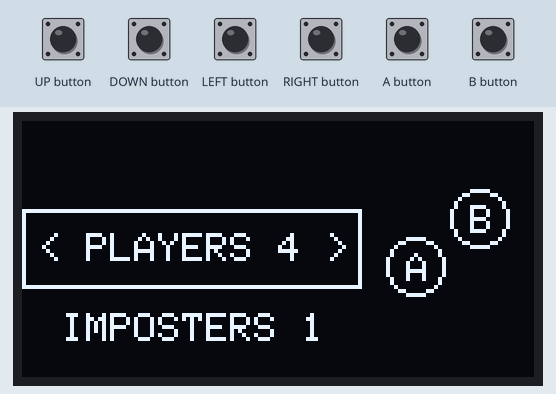
Simulated run of this program. Board: Arduboy, built with avr-gcc and run on an emulated ATmega32U4. Shown: 128×64 one-colour display. The test bench sets the inputs (shaded band). Random numbers use the default seed unless the program sets one.

Above: at 1.2 s.
1.3 s: DOWN button pressed for 0.15 s
At 1.6 s:
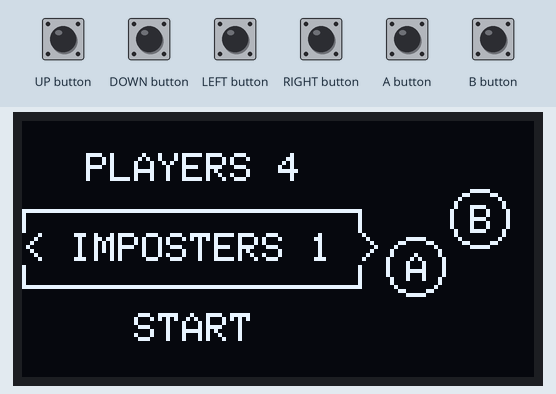
2.9 s: DOWN button pressed for 1 s
At 4.0 s:
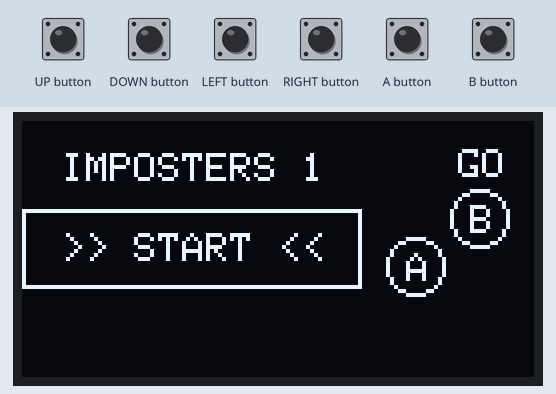
5.4 s: B button pressed for 1 s
At 6.1 s:
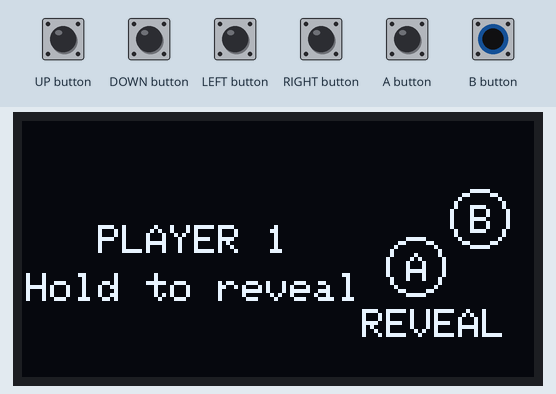
7.9 s: A button pressed for 0.15 s
9.6 s: A button pressed for 1 s
At 10.6 s:
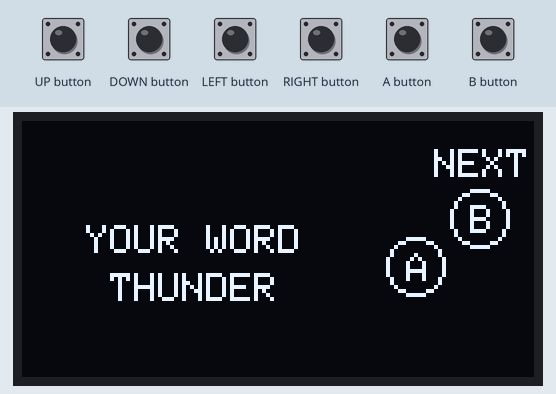
12.1 s: B button pressed for 0.15 s
Timing chart, 0 to 14.8 s (numbered marks = the images above; inputs shaded):
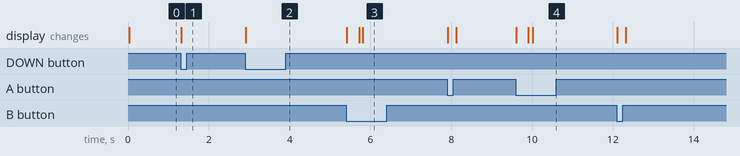

The program:

main.cpp
```cpp
#include <Arduboy2.h>

ARDUBOY_NO_USB;
Arduboy2 arduboy;

#include "settings.h"
#include "reveals.h"
#include "play.h"

Phase phase = Phase::Settings;

Settings settings;
Reveals reveals;
Play play;

// Initialize a phase as we transition into it.
static void enter(Phase next) {
    switch (next) {
        case Phase::Settings:
            settings.reset();
            break;
        case Phase::Reveals:
            reveals.begin(settings.players, settings.imposters);
            break;
        case Phase::Play:
            play.begin(reveals.playerCount, reveals.imposterCount,
                       reveals.wordIndex, reveals.isImposter);
            break;
    }
    phase = next;
}

void setup() {
    arduboy.boot();
    arduboy.setFrameRate(60);
    arduboy.initRandomSeed();

    btn::init();
    settings.reset();
}

void loop() {
    if (!arduboy.nextFrame()) return;

    arduboy.pollButtons();
    arduboy.clear();

    Phase next = phase;
    switch (phase) {
        case Phase::Settings: next = settings.tick(); break;
        case Phase::Reveals:  next = reveals.tick();  break;
        case Phase::Play:     next = play.tick();     break;
    }

    if (next != phase) enter(next);

    arduboy.display();
}
```

global.h
```cpp
#pragma once

#include <Arduboy2.h>

extern Arduboy2 arduboy;

/// 16-bit fractional type
/// 0000 0000 0000 0001 * 2^8 = 1 pixel
using f16 = int16_t;

using p8 = int8_t;

/// The three high-level phases of the game.
/// Each phase struct exposes a `tick()` that renders itself and
/// returns the phase that should run on the next frame.
enum class Phase : uint8_t {
    Settings, ///< Configure players / imposters (drum roll picker)
    Reveals,  ///< Pass-and-play role reveal (hold-to-fill circle)
    Play,     ///< Discussion + answer reveal
};
```

play.h
```cpp
#pragma once
#include "global.h"
#include "settings.h"
#include "ui.h"
#include "words.h"

/**
 * Play phase: everyone has their role, so now they talk it out.
 *
 * A running clock is shown to time the discussion. Pressing A reveals the
 * answer (the secret word and which players were imposters); pressing B starts
 * a fresh round back at the settings picker.
 */
struct Play {
    uint8_t playerCount = 0;
    uint8_t imposterCount = 0;
    uint8_t wordIndex = 0;
    bool isImposter[MAX_PLAYERS] = {};

    bool answerShown = false;
    uint16_t frames = 0;

    void begin(uint8_t players, uint8_t imposters, uint8_t word, const bool* imposterFlags) {
        playerCount = players;
        imposterCount = imposters;
        wordIndex = word;
        answerShown = false;
        frames = 0;
        for (uint8_t i = 0; i < MAX_PLAYERS; i++) isImposter[i] = imposterFlags[i];
        btn::resetHold();
    }

    Phase tick() {
        frames++;
        return answerShown ? tickAnswer() : tickDiscuss();
    }

private:
    Phase tickDiscuss() {
        // Vertically centered content (size 1 to fit in left 2/3)
        printCentered(18, "DISCUSS");
        printCentered(30, "Who is faking?");

        // Discussion clock (frames @ 60 fps -> mm:ss).
        uint16_t secs = frames / 60;
        char buf[8];
        snprintf(buf, sizeof(buf), "%u:%02u", secs / 60, secs % 60);
        printCentered(42, buf);

        uint8_t result = btn::tick("REVEAL", "NEW");
        if (result == 1) {
            answerShown = true;
            btn::resetHold();
        } else if (result == 2) {
            return Phase::Settings;
        }
        return Phase::Play;
    }

    Phase tickAnswer() {
        // Vertically centered content (size 1 to fit in left 2/3)
        char word[9];
        copyWord(word, wordIndex);
        printCentered(18, "THE WORD WAS");
        printCentered(30, word);

        // List the imposter player numbers, e.g. "IMPOSTERS: 2 5".
        char buf[22];
        int n = snprintf(buf, sizeof(buf), "IMPOSTER%s:", imposterCount > 1 ? "S" : "");
        for (uint8_t i = 0; i < playerCount && n < (int)sizeof(buf); i++) {
            if (isImposter[i]) {
                n += snprintf(buf + n, sizeof(buf) - n, " %u", i + 1);
            }
        }
        printCentered(42, buf);

        uint8_t result = btn::tick(nullptr, "NEW");
        if (result == 2) {
            return Phase::Settings;
        }
        return Phase::Play;
    }
};
```

reveals.h
```cpp
#pragma once
#include "global.h"
#include "settings.h"
#include "ui.h"
#include "words.h"

/**
 * Reveals phase: the device is passed around the table. Each player holds A
 * to fill the pie wheel and reveal their role; they then hold B to pass
 * to the next player.
 */
struct Reveals {
    enum class Sub : uint8_t { Hold, Reveal };

    uint8_t playerCount = 0;
    uint8_t imposterCount = 0;
    uint8_t current = 0; ///< 0-based index of the player taking their turn
    uint8_t wordIndex = 0;
    bool isImposter[MAX_PLAYERS] = {};
    Sub sub = Sub::Hold;

    void begin(uint8_t players, uint8_t imposters) {
        playerCount = players;
        imposterCount = imposters;
        current = 0;
        sub = Sub::Hold;
        btn::resetHold();

        wordIndex = random(WORD_COUNT);

        for (uint8_t i = 0; i < MAX_PLAYERS; i++) isImposter[i] = false;
        uint8_t assigned = 0;
        while (assigned < imposters) {
            uint8_t r = random(players);
            if (!isImposter[r]) {
                isImposter[r] = true;
                assigned++;
            }
        }
    }

    Phase tick() {
        switch (sub) {
            case Sub::Hold:   return tickHold();
            case Sub::Reveal: return tickReveal();
        }
        return Phase::Reveals;
    }

private:
    Phase tickHold() {
        // Vertically centered content (size 1 to fit in left 2/3)
        char buf[16];
        snprintf(buf, sizeof(buf), "PLAYER %u", current + 1);
        printCentered(26, buf);
        printCentered(38, "Hold to reveal");

        uint8_t result = btn::tick("REVEAL", nullptr);
        if (result == 1) {
            sub = Sub::Reveal;
            btn::resetHold();
        }
        return Phase::Reveals;
    }

    Phase tickReveal() {
        // Vertically centered content (size 1 to fit in left 2/3)
        if (isImposter[current]) {
            printCentered(26, "YOU ARE THE");
            printCentered(38, "IMPOSTER");
        } else {
            char word[9];
            copyWord(word, wordIndex);
            printCentered(26, "YOUR WORD");
            printCentered(38, word);
        }

        bool last = (current + 1 >= playerCount);

        uint8_t result = btn::tick(nullptr, last ? "START" : "NEXT");
        if (result == 2) {
            current++;
            if (current >= playerCount) {
                return Phase::Play;
            }
            sub = Sub::Hold;
            btn::resetHold();
        }
        return Phase::Reveals;
    }
};
```

ui.h
```cpp
#pragma once
#include "global.h"

/// Layout constants: left 2/3 for content, right 1/3 for buttons
namespace layout {
    constexpr uint8_t CONTENT_WIDTH = 85;  ///< left 2/3 of 128px screen
    constexpr uint8_t BUTTON_AREA_X = 85;  ///< right 1/3 starts here
    constexpr uint8_t BUTTON_AREA_WIDTH = 43;
}

/// Print `text` centered in the left 2/3 of screen at vertical position `y`.
/// `size` is the Arduboy text scale (1 = 6x8 px glyphs).
inline void printCentered(int16_t y, const char* text, uint8_t size = 1) {
    arduboy.setTextSize(size);

    uint8_t len = strlen(text);
    // Each glyph cell is 6 px wide at size 1; the trailing 1 px gap is dropped.
    int16_t w = (int16_t)len * 6 * size - size;
    int16_t x = (layout::CONTENT_WIDTH - w) / 2;
    if (x < 0) x = 0;

    arduboy.setCursor(x, y);
    arduboy.print(text);
    arduboy.setTextSize(1);
}

/**
 * Unified button UI with pie-wheel hold-to-confirm for all actions.
 * Both buttons are always visible in the right 1/3 of screen.
 * Hold a button to fill its pie; release before full to cancel.
 * Actions only trigger when pie is full.
 *
 * Buttons are diagonal: B up-right, A down-left.
 * "A" and "B" letters shown inside buttons.
 * Labels appear above B and below A, centered on the button.
 */
namespace btn {
    constexpr uint8_t RADIUS = 7;         ///< button circle radius
    constexpr uint8_t PIE_RADIUS = 5;     ///< pie fill radius (inside button)
    constexpr uint8_t SEGMENTS = 24;      ///< pie segments for full circle
    constexpr uint8_t RETRACT = 2;        ///< how fast pie drains when released

    // Diagonal layout: B up-right, A down-left
    constexpr uint8_t B_X = 114;          ///< B button X (right)
    constexpr uint8_t B_Y = 24;           ///< B button Y (top)
    constexpr uint8_t A_X = 98;           ///< A button X (left)
    constexpr uint8_t A_Y = 36;           ///< A button Y (bottom)
    constexpr uint8_t LABEL_OFFSET = 11;  ///< pixels from button center to label

    // Precomputed unit-circle points for pie drawing
    static int8_t px[SEGMENTS + 1];
    static int8_t py[SEGMENTS + 1];
    static bool initialized = false;

    inline void init() {
        if (initialized) return;
        for (uint8_t i = 0; i <= SEGMENTS; i++) {
            float a = -HALF_PI + (TWO_PI * i) / SEGMENTS;
            px[i] = (int8_t)lroundf(cosf(a) * PIE_RADIUS);
            py[i] = (int8_t)lroundf(sinf(a) * PIE_RADIUS);
        }
        initialized = true;
    }

    /// Draw pie fill at given center
    inline void drawPie(int16_t cx, int16_t cy, uint8_t filled) {
        for (uint8_t i = 0; i < filled && i < SEGMENTS; i++) {
            arduboy.fillTriangle(cx, cy,
                                 cx + px[i], cy + py[i],
                                 cx + px[i + 1], cy + py[i + 1], WHITE);
        }
    }

    /// Draw centered text at given position
    inline void drawLabel(int16_t cx, int16_t y, const char* text) {
        uint8_t len = strlen(text);
        int16_t w = (int16_t)len * 6 - 1;
        int16_t x = cx - w / 2;
        if (x < layout::BUTTON_AREA_X) x = layout::BUTTON_AREA_X;
        if (x + w > WIDTH) x = WIDTH - w;
        arduboy.setCursor(x, y);
        arduboy.print(text);
    }

    /// Draw button letter centered in circle (inverted when pie is filling)
    inline void drawButtonLetter(int16_t cx, int16_t cy, char letter, uint8_t hold) {
        // If pie is filling, letter needs to contrast with white fill
        uint8_t color = (hold > SEGMENTS / 3) ? BLACK : WHITE;
        arduboy.setCursor(cx - 2, cy - 3);
        arduboy.setTextColor(color);
        arduboy.print(letter);
        arduboy.setTextColor(WHITE);
    }

    // Hold state for each button
    static uint8_t holdA = 0;
    static uint8_t holdB = 0;

    /// Reset hold states (call when entering a new phase/subphase)
    inline void resetHold() {
        holdA = 0;
        holdB = 0;
    }

    /**
     * Update and render both buttons. Returns which button (if any) just completed.
     * @param labelA Label for A button (nullptr = inactive, no label shown)
     * @param labelB Label for B button (nullptr = inactive, no label shown)
     * @return 0 = none, 1 = A completed, 2 = B completed
     */
    inline uint8_t tick(const char* labelA, const char* labelB) {
        init();
        uint8_t result = 0;

        bool aActive = (labelA != nullptr);
        bool bActive = (labelB != nullptr);

        // Update A hold state
        if (aActive && arduboy.pressed(A_BUTTON)) {
            if (holdA < SEGMENTS) holdA++;
            if (holdA >= SEGMENTS) result = 1;
        } else if (holdA > 0) {
            holdA = (holdA > RETRACT) ? holdA - RETRACT : 0;
        }

        // Update B hold state
        if (bActive && arduboy.pressed(B_BUTTON)) {
            if (holdB < SEGMENTS) holdB++;
            if (holdB >= SEGMENTS) result = 2;
        } else if (holdB > 0) {
            holdB = (holdB > RETRACT) ? holdB - RETRACT : 0;
        }

        // Draw B button (up-right) with label above if active
        arduboy.drawCircle(B_X, B_Y, RADIUS);
        drawPie(B_X, B_Y, holdB);
        drawButtonLetter(B_X, B_Y, 'B', holdB);
        if (bActive) {
            drawLabel(B_X, B_Y - LABEL_OFFSET - 6, labelB);
        }

        // Draw A button (down-left) with label below if active
        arduboy.drawCircle(A_X, A_Y, RADIUS);
        drawPie(A_X, A_Y, holdA);
        drawButtonLetter(A_X, A_Y, 'A', holdA);
        if (aActive) {
            drawLabel(A_X, A_Y + LABEL_OFFSET, labelA);
        }

        return result;
    }
}
```

words.h
```cpp
#pragma once
#include "global.h"

/// The secret word that crewmates see during the reveal phase.
/// Imposters are shown the IMPOSTER screen instead and never learn the word.
///
/// Strings live in flash (PROGMEM) so they don't eat into the ~2.5 KB of SRAM.
/// Keep each word <= 8 characters so it fits at text size 2 (12 px / glyph).

const char word00[] PROGMEM = "PIZZA";
const char word01[] PROGMEM = "BEACH";
const char word02[] PROGMEM = "SCHOOL";
const char word03[] PROGMEM = "DOCTOR";
const char word04[] PROGMEM = "GUITAR";
const char word05[] PROGMEM = "WINTER";
const char word06[] PROGMEM = "ROCKET";
const char word07[] PROGMEM = "CASTLE";
const char word08[] PROGMEM = "ISLAND";
const char word09[] PROGMEM = "BANANA";
const char word10[] PROGMEM = "SOCCER";
const char word11[] PROGMEM = "DRAGON";
const char word12[] PROGMEM = "CAMERA";
const char word13[] PROGMEM = "GARDEN";
const char word14[] PROGMEM = "COFFEE";
const char word15[] PROGMEM = "PIRATE";
const char word16[] PROGMEM = "FOREST";
const char word17[] PROGMEM = "MIRROR";
const char word18[] PROGMEM = "PENGUIN";
const char word19[] PROGMEM = "BUTTER";
const char word20[] PROGMEM = "JUNGLE";
const char word21[] PROGMEM = "PLANET";
const char word22[] PROGMEM = "SUNSET";
const char word23[] PROGMEM = "TUNNEL";
const char word24[] PROGMEM = "VELVET";
const char word25[] PROGMEM = "WIZARD";
const char word26[] PROGMEM = "CANDLE";
const char word27[] PROGMEM = "HELMET";
const char word28[] PROGMEM = "JIGSAW";
const char word29[] PROGMEM = "KITTEN";
const char word30[] PROGMEM = "LIBRARY";
const char word31[] PROGMEM = "MONSTER";
const char word32[] PROGMEM = "RAINBOW";
const char word33[] PROGMEM = "THUNDER";
const char word34[] PROGMEM = "VAMPIRE";
const char word35[] PROGMEM = "AIRPORT";
const char word36[] PROGMEM = "BALLOON";
const char word37[] PROGMEM = "CHICKEN";
const char word38[] PROGMEM = "DOLPHIN";
const char word39[] PROGMEM = "ELEPHANT";
const char word40[] PROGMEM = "FIREMAN";
const char word41[] PROGMEM = "HOSPITAL";
const char word42[] PROGMEM = "ICEBERG";
const char word43[] PROGMEM = "JEWELRY";
const char word44[] PROGMEM = "KITCHEN";
const char word45[] PROGMEM = "LOBSTER";
const char word46[] PROGMEM = "MOUNTAIN";
const char word47[] PROGMEM = "NOTEBOOK";
const char word48[] PROGMEM = "OCTOPUS";
const char word49[] PROGMEM = "PANCAKE";
const char word50[] PROGMEM = "QUEEN";
const char word51[] PROGMEM = "RABBIT";
const char word52[] PROGMEM = "SANDWICH";
const char word53[] PROGMEM = "TEACHER";
const char word54[] PROGMEM = "UMBRELLA";
const char word55[] PROGMEM = "VOLCANO";
const char word56[] PROGMEM = "WATERFALL";
const char word57[] PROGMEM = "XYLOPHONE";
const char word58[] PROGMEM = "YOGURT";
const char word59[] PROGMEM = "ZEBRA";
const char word60[] PROGMEM = "ANCHOR";
const char word61[] PROGMEM = "BRIDGE";
const char word62[] PROGMEM = "CIRCUS";
const char word63[] PROGMEM = "DESSERT";
const char word64[] PROGMEM = "FARMER";
const char word65[] PROGMEM = "GHOST";
const char word66[] PROGMEM = "HUNTER";
const char word67[] PROGMEM = "INVENTOR";
const char word68[] PROGMEM = "JUGGLER";
const char word69[] PROGMEM = "KING";
const char word70[] PROGMEM = "LAWYER";
const char word71[] PROGMEM = "MAGICIAN";
const char word72[] PROGMEM = "NINJA";
const char word73[] PROGMEM = "OFFICER";
const char word74[] PROGMEM = "PAINTER";
const char word75[] PROGMEM = "ROBOT";
const char word76[] PROGMEM = "SAILOR";
const char word77[] PROGMEM = "TOURIST";
const char word78[] PROGMEM = "UNICORN";
const char word79[] PROGMEM = "VILLAIN";

const char* const WORDS[] PROGMEM = {
    word00, word01, word02, word03, word04, word05, word06, word07,
    word08, word09, word10, word11, word12, word13, word14, word15,
    word16, word17, word18, word19, word20, word21, word22, word23,
    word24, word25, word26, word27, word28, word29, word30, word31,
    word32, word33, word34, word35, word36, word37, word38, word39,
    word40, word41, word42, word43, word44, word45, word46, word47,
    word48, word49, word50, word51, word52, word53, word54, word55,
    word56, word57, word58, word59, word60, word61, word62, word63,
    word64, word65, word66, word67, word68, word69, word70, word71,
    word72, word73, word74, word75, word76, word77, word78, word79,
};

constexpr uint8_t WORD_COUNT = sizeof(WORDS) / sizeof(WORDS[0]);

/// Copy the word at `index` from flash into the RAM buffer `out`.
/// `out` must be able to hold at least 9 bytes (8 chars + null terminator).
inline void copyWord(char* out, uint8_t index) {
    strcpy_P(out, (PGM_P)pgm_read_ptr(&WORDS[index]));
}
```

Source omitted: settings.h (4402 bytes)

Measured:
- after the input at 1.3 s, the display: changes at once (image 1)
- after the input at 2.9 s, the display: changes at once (image 2)
- after the input at 5.4 s, the display: first changes at once (image 3 shows a later state)
- after the input at 9.6 s, the display: first changes at once (image 4 shows a later state)
